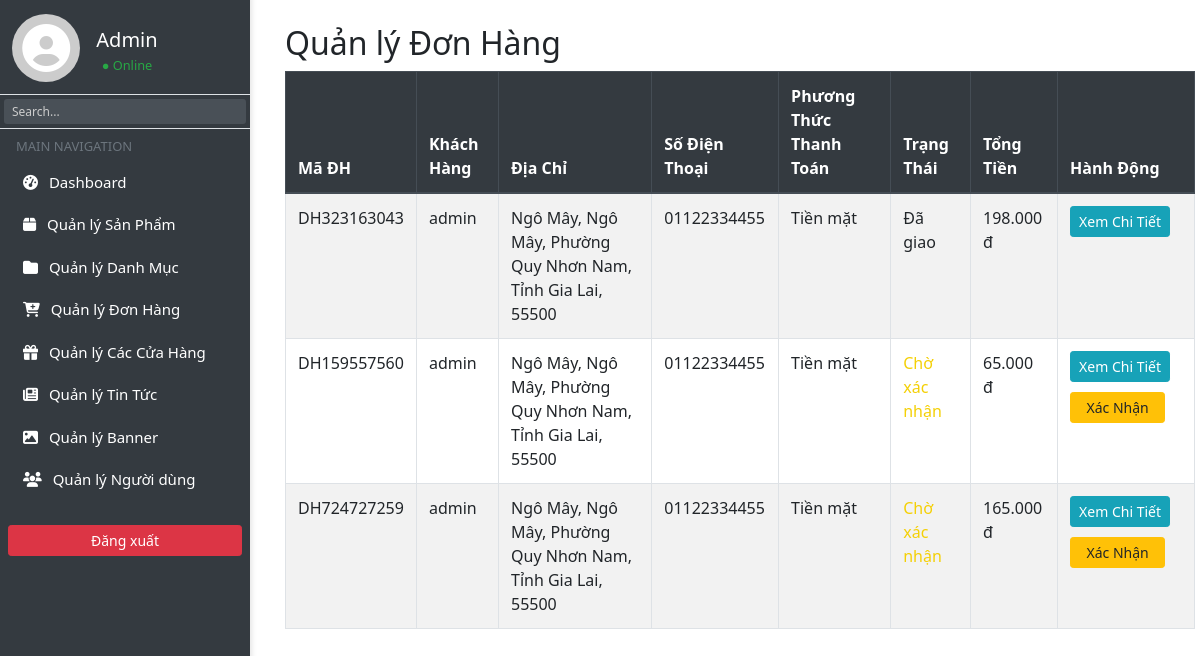
Before: /admin/index.php?page_layout=donhang (signed in) with the older database file.
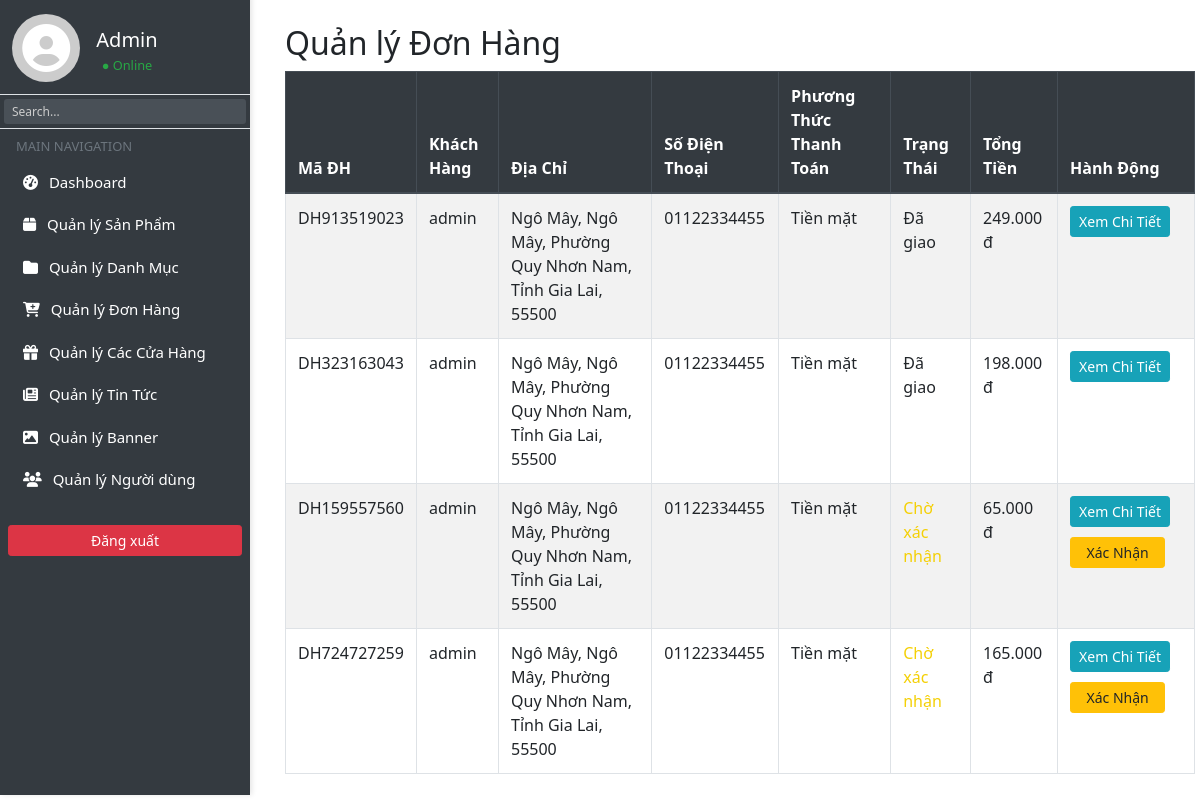
After: the same page with the newer database file.
### tables this page shows
CREATE TABLE `orders` (
  `id` int(11) NOT NULL,
  `user_id` int(11) NOT NULL,
  `order_code` varchar(20) NOT NULL,
  `created_at` datetime NOT NULL DEFAULT current_timestamp(),
  `payment_method` varchar(50) NOT NULL,
  `status` varchar(50) NOT NULL DEFAULT 'Chờ xác nhận',
  `total_amount` decimal(15,2) NOT NULL,
  `delivery_mode` enum('delivery','pickup') NOT NULL DEFAULT 'delivery'
);

CREATE TABLE `users` (
  `id` int(11) NOT NULL,
  `username` varchar(50) NOT NULL,
  `name` varchar(100) DEFAULT NULL,
  `email` varchar(100) NOT NULL,
  `phone` varchar(20) DEFAULT NULL,
  `address` text DEFAULT NULL,
  `password` varchar(255) NOT NULL,
  `role` enum('user','admin') DEFAULT 'user',
  `status` enum('active','locked') DEFAULT 'active',
  `is_admin` tinyint(1) DEFAULT 0,
  `created_at` datetime DEFAULT current_timestamp()
);

### admin/donhang/danhsach.php (the view, shortened to what this page needs)
<?php
$query_orders = "SELECT o.order_code, o.payment_method, o.status, o.total_amount, u.username AS name, u.phone, u.address
                 FROM orders o
                 JOIN users u ON o.user_id = u.id
                 ORDER BY o.created_at DESC";
$result_orders = mysqli_query($connect, $query_orders);
$orders = [];
while ($row = mysqli_fetch_assoc($result_orders)) {
    $orders[] = $row;
}
?>
<div class="container-fluid mt-4">
    <h2>Quản lý Đơn Hàng</h2>
    <table class="table table-bordered table-striped">
        <thead class="thead-dark">
            <tr>
                <th>Mã ĐH</th>
                <th>Khách Hàng</th>
                <th>Địa Chỉ</th>
                <th>Số Điện Thoại</th>
                <th>Phương Thức Thanh Toán</th>
                <th>Trạng Thái</th>
                <th>Tổng Tiền</th>
                <th>Hành Động</th>
            </tr>
        </thead>
        <tbody>
            <?php if (!empty($orders)): ?>
                <?php foreach ($orders as $order): ?>
                    <tr>
                        <td><?php echo htmlspecialchars($order['order_code']); ?></td>
                        <td><?php echo htmlspecialchars($order['name'] ?? 'Khách hàng chưa cập nhật tên'); ?></td>
                        <td><?php echo htmlspecialchars($order['address'] ?? 'Chưa có địa chỉ'); ?></td>
                        <td><?php echo htmlspecialchars($order['phone'] ?? 'N/A'); ?></td>
                        <td><?php echo $order['payment_method'] == 'cod' ? 'Tiền mặt' : 'VNPay'; ?></td>
                        <td>
                            <span class="status-<?php echo strtolower(str_replace(' ', '-', $order['status'])); ?>">
                                <?php echo htmlspecialchars($order['status']); ?>
                            </span>
                        </td>
                        <td><?php echo number_format($order['total_amount'], 0, ',', '.'); ?> đ</td>
                        <td>
                            <a href="index.php?page_layout=chitiet_donhang&code=<?php echo $order['order_code']; ?>" class="btn btn-info btn-sm">Xem Chi Tiết</a>
                            <?php if ($order['status'] == 'Chờ xác nhận'): ?>
                                <button class="btn btn-warning btn-sm confirm-order-btn" data-order-code="<?php echo $order['order_code']; ?>">Xác Nhận</button>
                            <?php endif; ?>
                        </td>
                    </tr>
                <?php endforeach; ?>
            <?php else: ?>
                <tr>
                    <td colspan="8" class="text-center">Không có đơn hàng nào.</td>
                </tr>
            <?php endif; ?>
        </tbody>
    </table>
</div>

Changed rows visible on the page:
added orders: order_code "DH913519023", user.username "admin", user.address "Ngô Mây, Ngô Mây, Phường Quy Nhơn Nam, Tỉnh Gia Lai, 55500", user.phone "01122334455", payment_method "Tiền mặt", status "Đã giao", total_amount "249.000"
